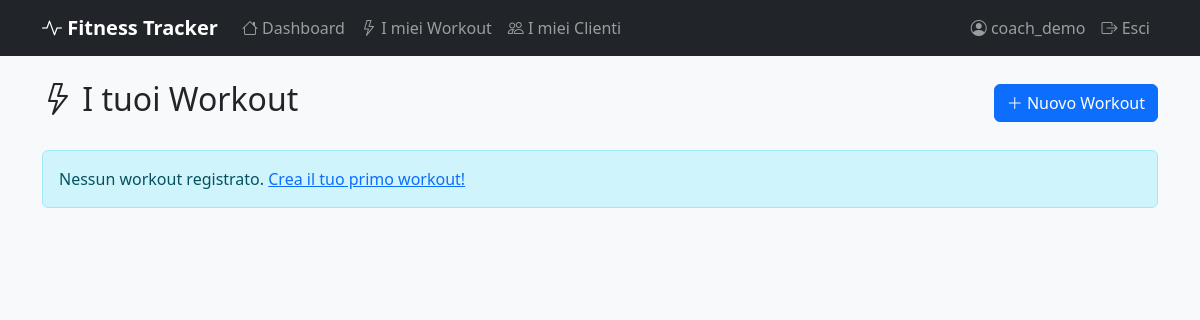
/workouts/ (signed in), run on an earlier commit of the app's database.
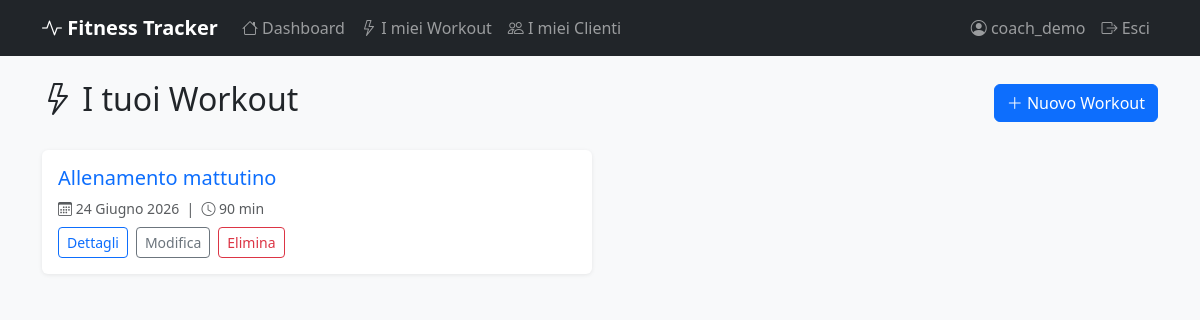
And on a later commit of the database.
### workouts/models.py (models this page shows, shortened)
class Workout(models.Model):
    user = models.ForeignKey(
        settings.AUTH_USER_MODEL,
        on_delete=models.CASCADE,
        related_name='workouts'
    )
    created_by = models.ForeignKey(
        settings.AUTH_USER_MODEL,
        on_delete=models.SET_NULL,
        null=True,
        blank=True,
        related_name='created_workouts'
    )
    title = models.CharField(max_length=200)
    date = models.DateField()
    duration = models.IntegerField(help_text='Durata in minuti')
    notes = models.TextField(blank=True)
    exercises = models.ManyToManyField(
        ExerciseType,
        through='WorkoutExercise',
        blank=True
    )
    class Meta:
        ordering = ['-date']

### workouts/views.py (the view)
# urls.py: path('workouts/', views.WorkoutListView.as_view(), name='workout_list'),
class WorkoutListView(LoginRequiredMixin, ListView):
    model = Workout
    template_name = 'workouts/workout_list.html'
    context_object_name = 'workouts'
    def get_queryset(self):
        return Workout.objects.filter(
            user=self.request.user
        ).prefetch_related('workout_exercises__exercise')

### templates/workouts/workout_list.html (shortened to what this page needs)
{% extends "base.html" %}
{% block content %}
<div class="d-flex justify-content-between align-items-center mb-4">
  <h2><i class="bi bi-lightning"></i> I tuoi Workout</h2>
  <a href="{% url 'workout_create' %}" class="btn btn-primary">
    <i class="bi bi-plus-lg"></i> Nuovo Workout
  </a>
</div>
{% if workouts %}
  <div class="row g-3">
    {% for workout in workouts %}
      <div class="col-md-6">
        <div class="card h-100">
          <div class="card-body">
            <h5 class="card-title">
              <a href="{% url 'workout_detail' workout.pk %}" class="text-decoration-none">{{ workout.title }}</a>
            </h5>
            <p class="text-muted small mb-2">
              <i class="bi bi-calendar3"></i> {{ workout.date }}
              &nbsp;|&nbsp;
              <i class="bi bi-clock"></i> {{ workout.duration }} min
            </p>
            <div class="d-flex gap-2 mt-2">
              <a href="{% url 'workout_detail' workout.pk %}" class="btn btn-sm btn-outline-primary">Dettagli</a>
              <a href="{% url 'workout_edit' workout.pk %}" class="btn btn-sm btn-outline-secondary">Modifica</a>
              <a href="{% url 'workout_delete' workout.pk %}" class="btn btn-sm btn-outline-danger">Elimina</a>
            </div>
          </div>
        </div>
      </div>
    {% endfor %}
  </div>
{% else %}
  <div class="alert alert-info">
    Nessun workout registrato. <a href="{% url 'workout_create' %}">Crea il tuo primo workout!</a>
  </div>
{% endif %}
{% endblock %}

What changed in the data, as far as the page shows it:
added Workout: title "Allenamento mattutino", date "24 Giugno 2026", duration "90"
Also different on the page:
text no longer shown: "Nessun workout registrato. Crea il tuo primo workout!"
